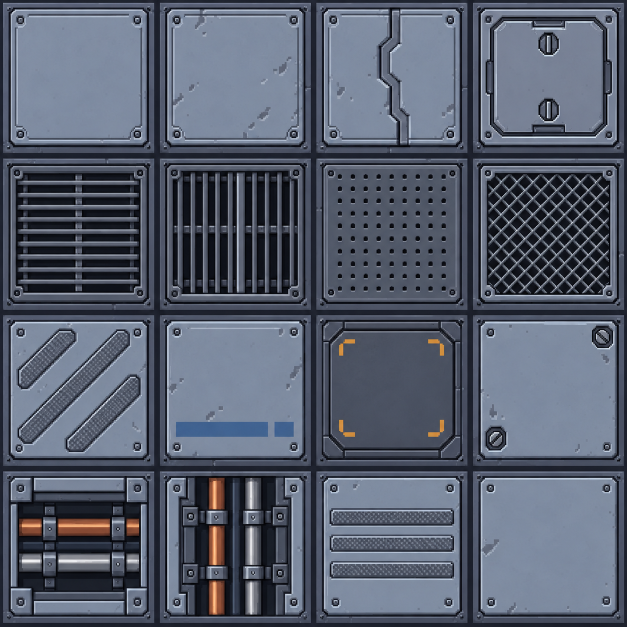
#> input picture Tools/ArtSources/SOLITUDE/ReferenceDeckV4/Raw/generated_floor_atlas.png, 1254 x 1254 px (shown at 1/2 size); its folder holds only this picture in this run
$ python process_reference_deck.py Raw/generated_floor_atlas.png
#> lines starting #> are read from the running program, lines starting #| are printed output that depends on the picture
from pathlib import Path
from PIL import Image
from zipfile import ZipFile, ZIP_DEFLATED
import json
import shutil
import sys

ROOT = Path(__file__).parent
source = Path(sys.argv[1])
raw = Image.open(source).convert('RGB')
#> raw is the input picture: PIL image 1254x1254 RGB; mean R, G, B 86.6, 94.1, 109.9
assert raw.width == raw.height, raw.size
shutil.copy2(source, ROOT / 'Raw' / 'generated_floor_atlas.png')
# Only deterministic processing: controlled nearest-neighbor sampling, palette
# reduction without dithering, slicing, and assembly of generated artwork.
native = raw.resize((256, 256), Image.Resampling.NEAREST)
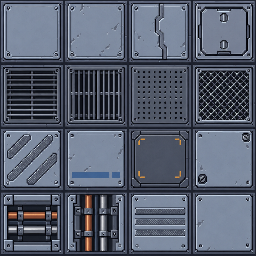
#> native: PIL image 256x256 RGB; mean R, G, B 86.5, 94, 109.9
# Reserve signal/material accents so the mostly steel-gray sheet does not
# absorb amber, copper, or blue into its grayscale palette.
base_palette = native.quantize(colors=24, method=Image.Quantize.MEDIANCUT,
                               dither=Image.Dither.NONE).getpalette()[:72]
#> base_palette = 72 values, max 199 at index 2, min 9 at index 69, mean 97.94
accents = ['D1953B','9C6627','EDB65C','BE6C3D','854725','3C668D','5E83A2','29313E']
for color in accents:
    base_palette.extend(bytes.fromhex(color))
#> after the loop, base_palette = 96 values, max 237 at index 78, min 9 at index 69, mean 101.2
# Fill unused entries with an existing steel color, not black.
base_palette += base_palette[:3] * (256 - len(base_palette) // 3)
#> base_palette = 768 values, max 237 at index 78, min 9 at index 69, mean 176.3
palette_image = Image.new('P', (1, 1))
palette_image.putpalette(base_palette)
native = native.quantize(palette=palette_image, dither=Image.Dither.NONE).convert('RGBA')
#> native: PIL image 256x256 RGBA
p = ROOT / 'PNG'
t = ROOT / 'Tiles32'
t.mkdir(exist_ok=True)
native.save(p / 'reference_deck_atlas_64.png')
native.resize((2048, 2048), Image.Resampling.NEAREST).save(p / 'reference_deck_atlas_8x.png')
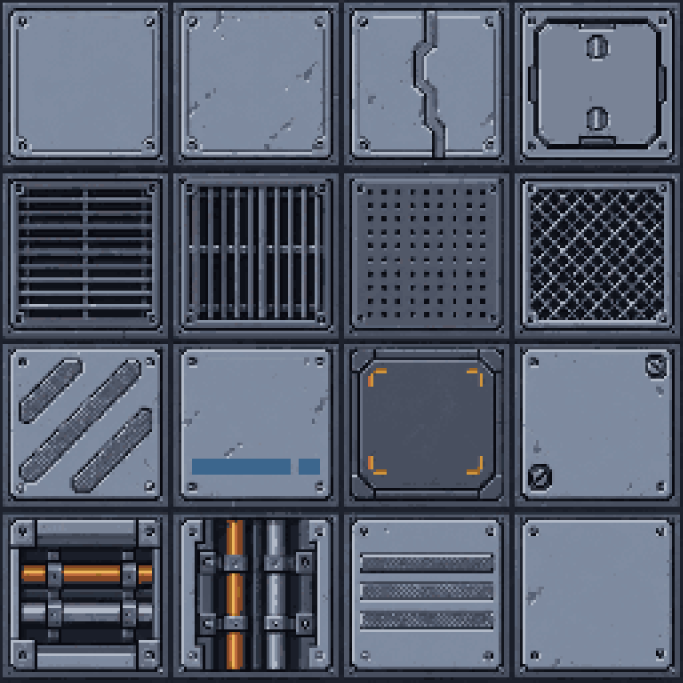
#> saved as reference_deck_atlas_8x.png: PIL image 2048x2048 RGBA (shown at 1/3 size); mean R, G, B, A 85.2, 92.8, 108.3, 255
names = [
    'steel_plate', 'steel_worn', 'interlocking_plate', 'maintenance_hatch',
    'grate_horizontal', 'grate_vertical', 'perforated_plate', 'mesh_grate',
    'grip_plate', 'blue_identifier', 'amber_service_hatch', 'plain_latched_plate',
    'raceway_horizontal', 'raceway_vertical', 'door_threshold', 'plain_infill',
]
tiles = []
manifest = []
rebuilt = Image.new('RGBA', native.size)
#> rebuilt: PIL image 256x256 RGBA; every value is 0
for index, name in enumerate(names):
    x, y = index % 4 * 64, index // 4 * 64
    tile = native.crop((x, y, x + 64, y + 64))
    tiles.append(tile)
    tile.save(p / f'{name}_64.png')
    tile.resize((512, 512), Image.Resampling.NEAREST).save(p / f'{name}_8x.png')
    rebuilt.paste(tile, (x, y))
    parts = Image.new('RGBA', (64, 64))
    for qy in range(2):
        for qx in range(2):
            part = tile.crop((qx * 32, qy * 32, qx * 32 + 32, qy * 32 + 32))
            filename = f'{name}_{qx}_{qy}.png'
            part.save(t / filename)
            parts.paste(part, (qx * 32, qy * 32))
            manifest.append({'file': filename, 'module': name, 'quadrant_xy': [qx, qy]})
    assert parts.tobytes() == tile.tobytes()
    repeat = Image.new('RGBA', (192, 192))
    for ry in range(3):
        for rx in range(3):
            repeat.paste(tile, (rx * 64, ry * 64))
    repeat.resize((576, 576), Image.Resampling.NEAREST).save(p / f'{name}_repeat_3x3.png')
#> this loop made 16 passes
#> pass 1, `tile = native.crop((x, y, x + 64, y + 64))`:
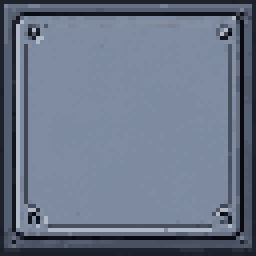
#> tile: PIL image 64x64 RGBA (shown 4 times larger); mean R, G, B, A 106.4, 116.6, 135.2, 255
#> pass 1, `tile.resize((512, 512), Image.Resampling.NEAREST).save(p / f'{name}_8x..`:
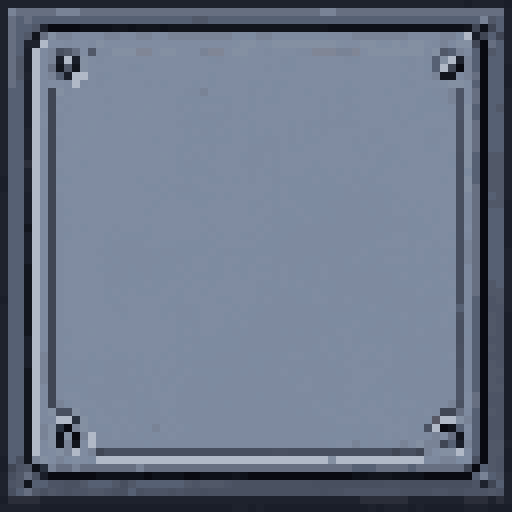
#> saved as steel_plate_8x.png: PIL image 512x512 RGBA; mean R, G, B, A 106.4, 116.6, 135.2, 255
#> after the loop:
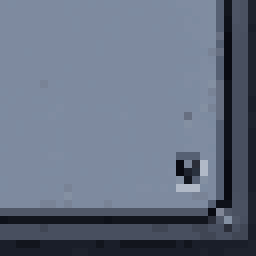
#> part: PIL image 32x32 RGBA (shown 8 times larger); mean R, G, B, A 101.9, 112, 130.4, 255
#> after the loop:
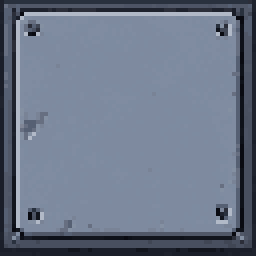
#> parts: PIL image 64x64 RGBA (shown 4 times larger); mean R, G, B, A 107.5, 118, 136.7, 255
#> after the loop:
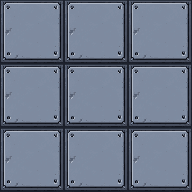
#> repeat: PIL image 192x192 RGBA; mean R, G, B, A 107.5, 118, 136.7, 255
#> after the loop, manifest = 64 items; tiles = 16 items
assert rebuilt.tobytes() == native.tobytes()
#> (the run stopped early here; a loop or call above may not have finished)

$ run again, on Tools/ArtSources/SOLITUDE/ReferenceDeckV4/PNG/amber_service_hatch_repeat_3x3.png
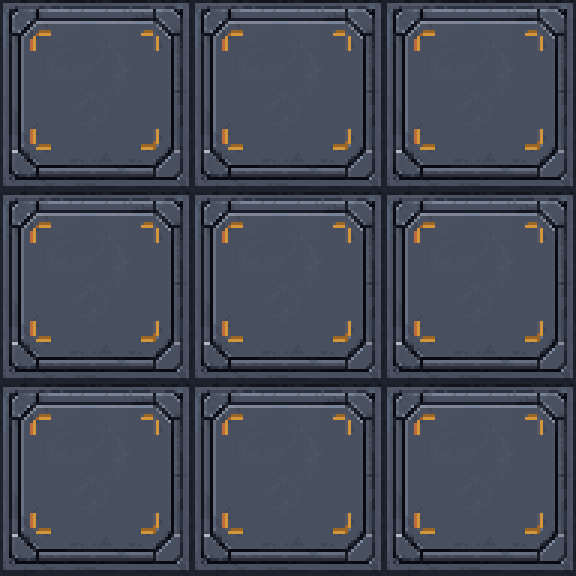
#> input picture Tools/ArtSources/SOLITUDE/ReferenceDeckV4/PNG/amber_service_hatch_repeat_3x3.png, 576 x 576 px
#> `base_palette = native.quantize(colors=24, method=Image.Quantize.MEDIAN..`: base_palette = 72 values, max 209 at index 3, min 9 at index 69, mean 91.25
#> after the loop `for color in accents:`: base_palette = 96 values, max 237 at index 78, min 9 at index 69, mean 96.22
#> `base_palette += base_palette[:3] * (256 - len(base_palette) // 3)`: base_palette = 768 values, max 237 at index 78, min 9 at index 69, mean 175.7
#> rebuilt: PIL image 256x256 RGBA; every value is 0
#> after the loop `for index, name in enumerate(names):`:
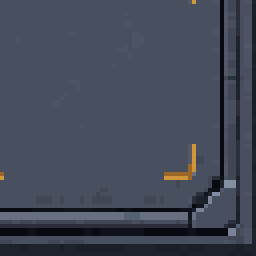
#> parts: PIL image 64x64 RGBA (shown 4 times larger); mean R, G, B, A 66.5, 72.5, 87, 255
#> after the loop `for index, name in enumerate(names):`:
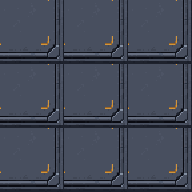
#> repeat: PIL image 192x192 RGBA; mean R, G, B, A 66.5, 72.5, 87, 255
#> after the loop `for index, name in enumerate(names):`: manifest = 64 items; tiles = 16 items
